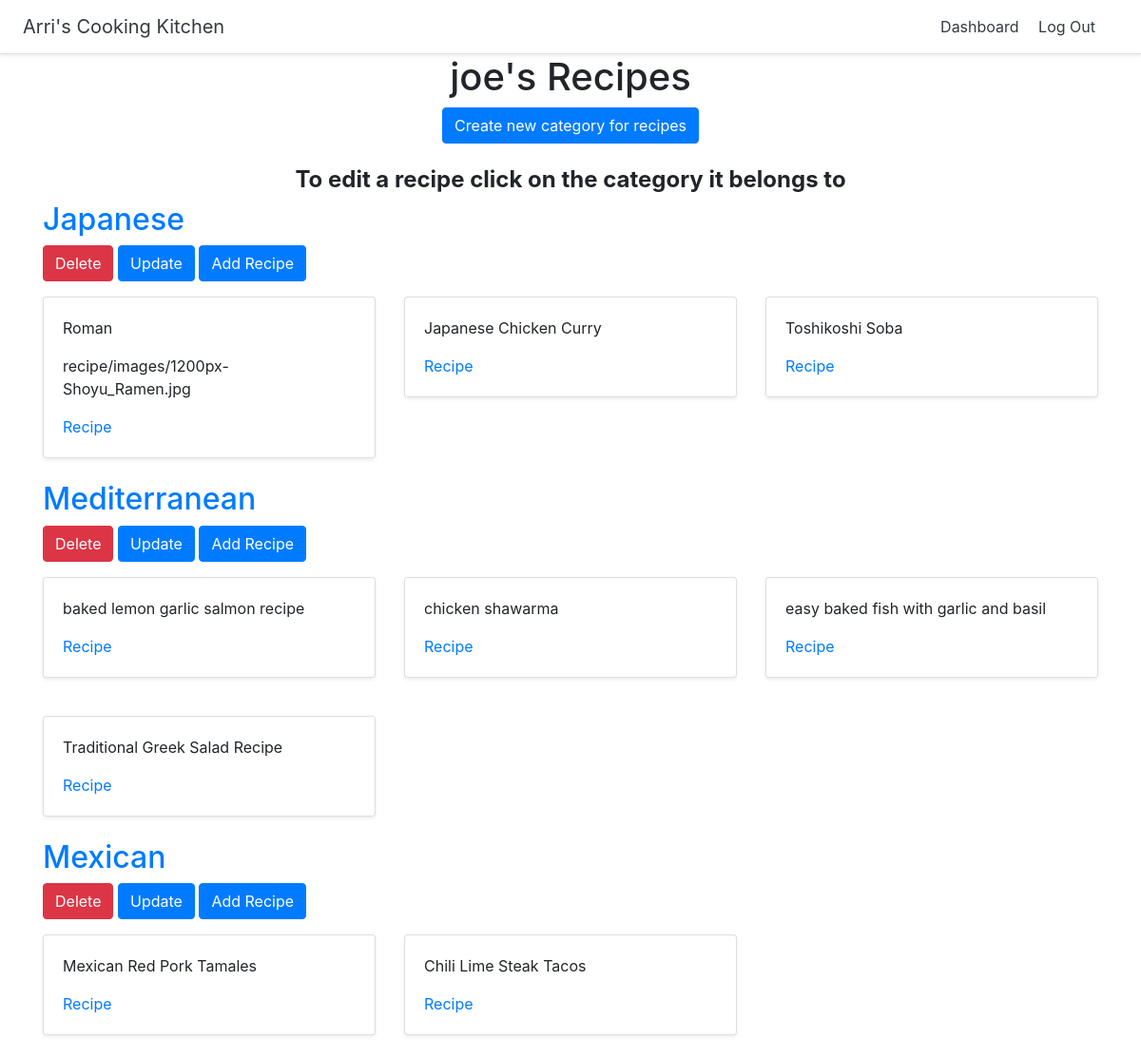
The page /dashboard (signed in) on the database its author committed.
### category/models.py (models this page shows)
class Category(models.Model):
    title = models.CharField(max_length=255)
    user = models.ForeignKey(User, on_delete=models.CASCADE)

class Recipe(models.Model):
    title = models.CharField(max_length=255)
    picture = models.ImageField(upload_to='recipe/images/', blank=True)
    prep_time = models.CharField(max_length=100)
    cook_time = models.CharField(max_length=100)
    servings = models.IntegerField(blank=True)
    ingredients = models.TextField()
    directions = models.TextField()
    category = models.ForeignKey(Category, on_delete=models.CASCADE)

### category/views.py (the view)
# urls.py: path('dashboard', views.dashboard, name='dashboard'),
@login_required
def dashboard(request):
    categories = Category.objects.filter(user=request.user)
    return render(request, 'category/dashboard.html', {'categories': categories})

### category/templates/category/dashboard.html
{% extends 'category/base.html' %}
{% block content %}
    <div class="container">
        <div class="text-center">
            <h1>{{ user.username }}'s Recipes</h1>
            <a href="{% url 'create_category' %}" class="btn btn-primary"> Create new category for recipes</a>
        </div>
    <br>
        <div class="text-center"><h4><strong>To edit a recipe click on the category it belongs to</strong></h4></div>
        {% for item in categories %}
            <h2> <a href="{% url 'detail_category' item.id %}">{{ item.title }}</a> </h2>
            <a href="{% url 'delete_category' item.id %}" class="btn btn-danger"> Delete</a>
            <a href="{% url 'update_category' item.id %}" class="btn btn-primary">Update</a>
            <a href="{% url 'add_recipe' item.id %}" class="btn btn-primary"> Add Recipe</a>
            <div class="row">
                {% for res in item.recipe_set.all %}
                    <div class="col-md-4 mt-3">
                        <div class="card mb-4 shadow-sm">
                            <div class="card-body">
                                <p class="card-text">{{ res.title }}</p>
                                <p class="card-text">{{ res.picture }}</p>
                                <a href="{% url 'detail_recipe' res.id %}">Recipe</a>
                            </div>
                        </div>
                    </div>
                {% endfor %}
            </div>
        {% endfor %}
    </div>
{% endblock %}

### rows shown on the page
Category: title "Japanese"
Recipe: title "Roman", picture "recipe/images/1200px-Shoyu_Ramen.jpg"
Recipe: title "Japanese Chicken Curry"
Recipe: title "Toshikoshi Soba"
Category: title "Mediterranean"
Recipe: title "baked lemon garlic salmon recipe"
Recipe: title "chicken shawarma"
Recipe: title "easy baked fish with garlic and basil"
Recipe: title "Traditional Greek Salad Recipe"
Category: title "Mexican"
Recipe: title "Mexican Red Pork Tamales"
Recipe: title "Chili Lime Steak Tacos"

### other values the page prints
{{ user.username }} "joe"
